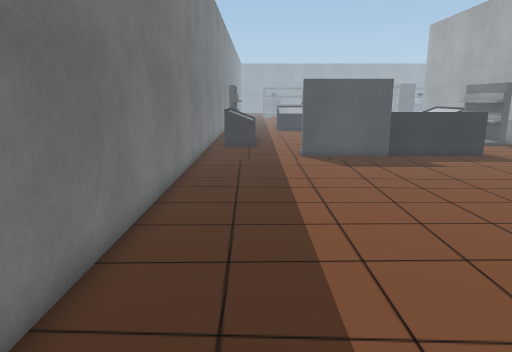
View 1 (above)

22 first-person views from a walk through a Unity game level. The camera is 1.5 m above the floor, tilts 12° down and sees 70° across. The floor is counted in squares, 0.5 m on a side. Each view is taken from the middle of a square. On the plan, view 1 faces up. The plan holds only what a view shows up to about 20 squares ahead; the rest is blank. The place goes on beyond the plan. The player character is not drawn. Some surface patterns are stand-ins.

View 2
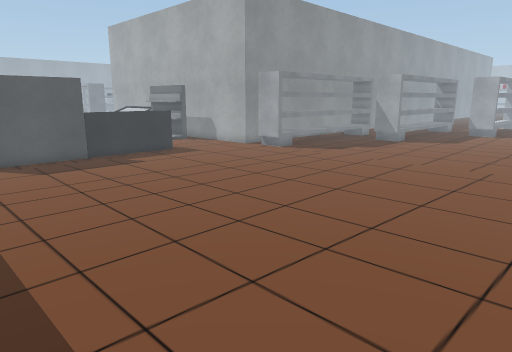

View 3
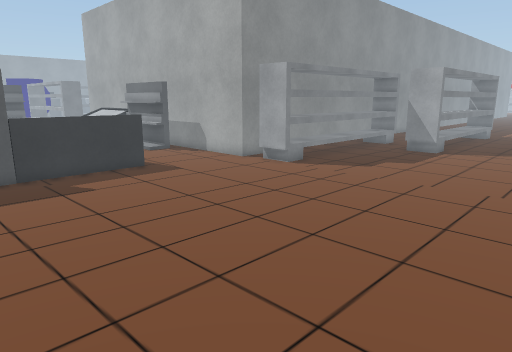

View 4
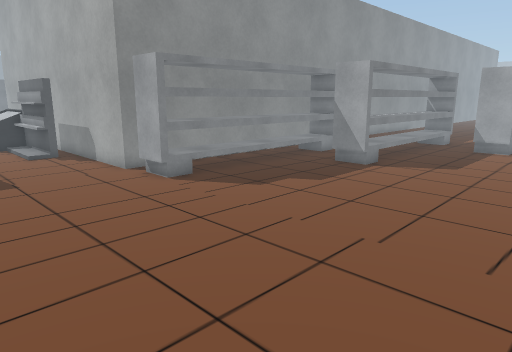

View 5
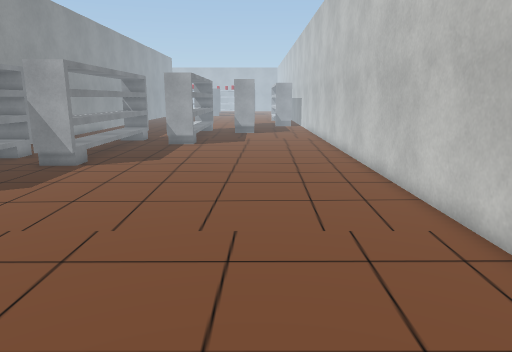

View 6
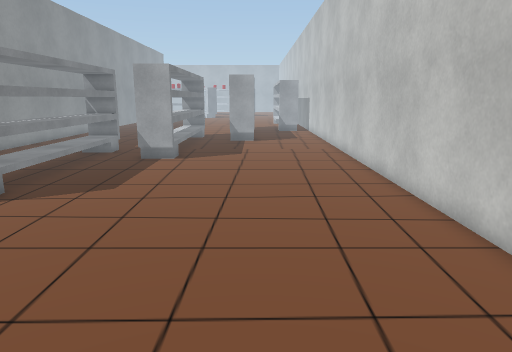

View 7
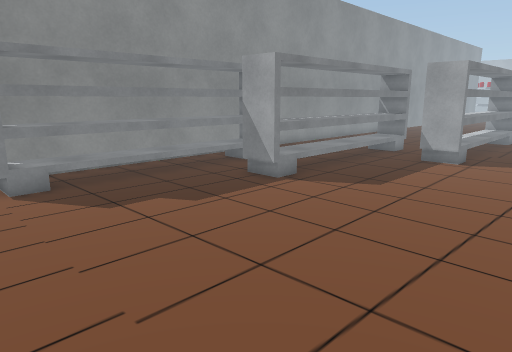

View 8
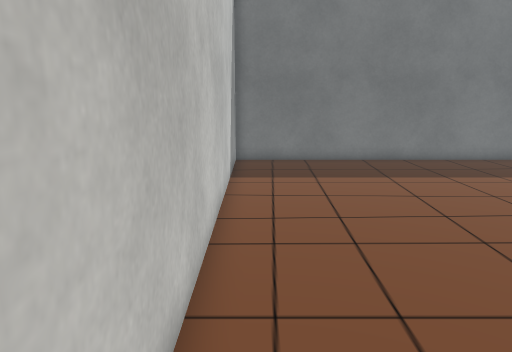

View 9
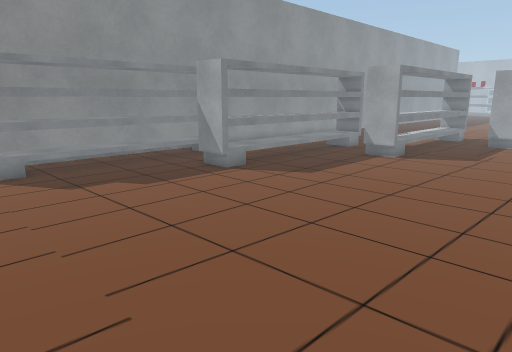

View 10
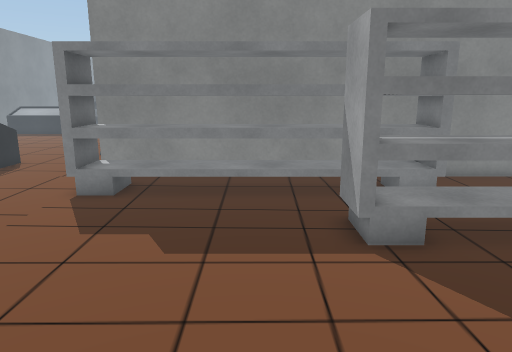

View 11
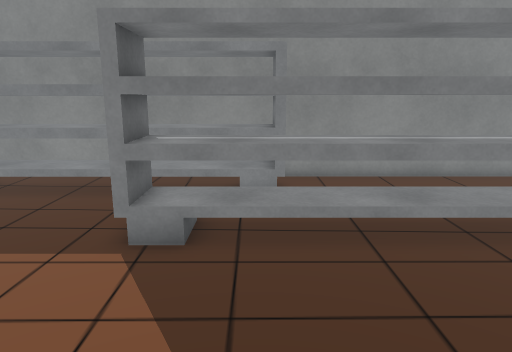

View 12
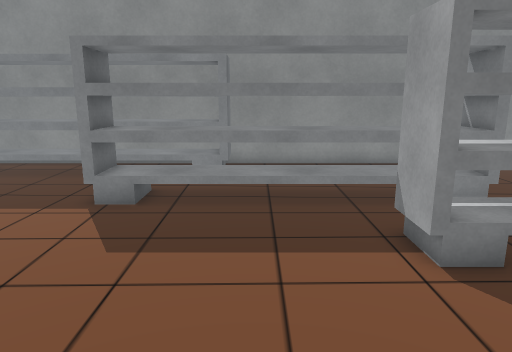

View 13
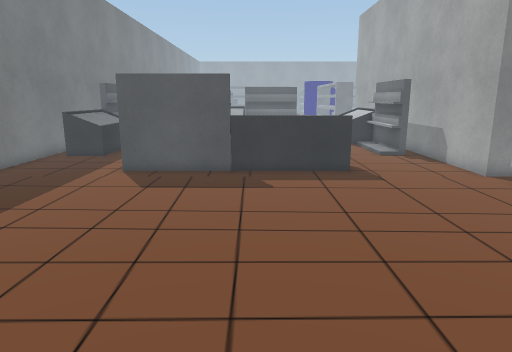

View 14
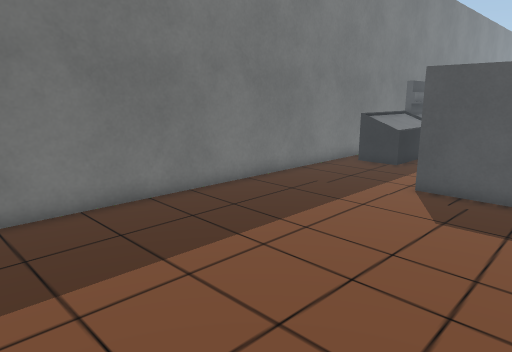

View 15
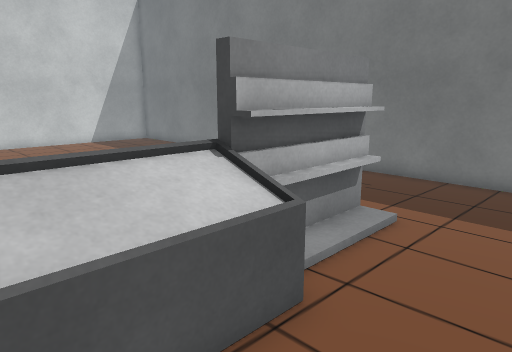

View 16
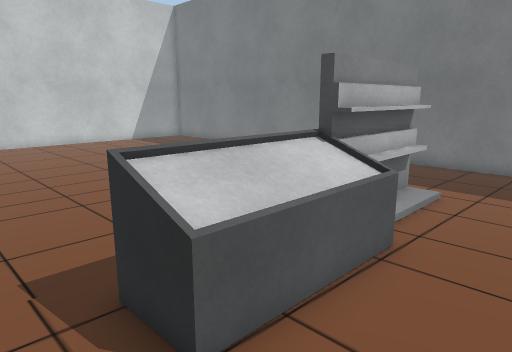

View 17
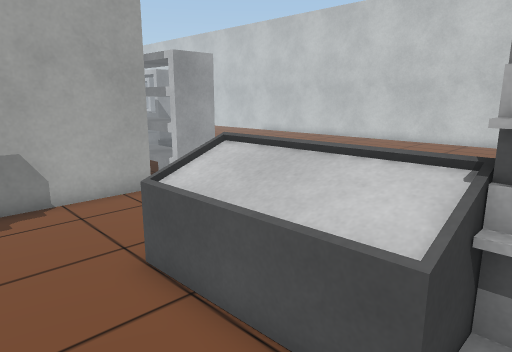

View 18
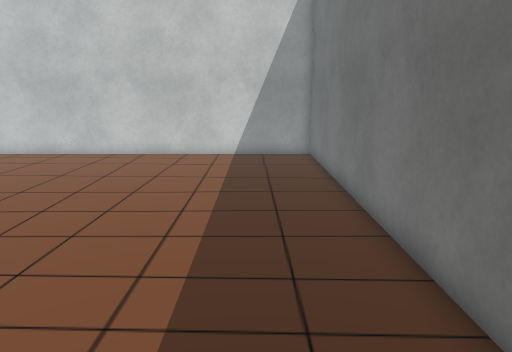

View 19
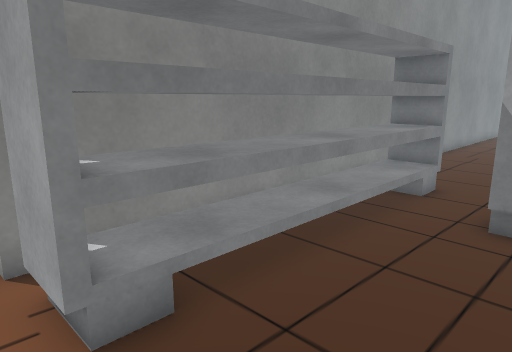

View 20
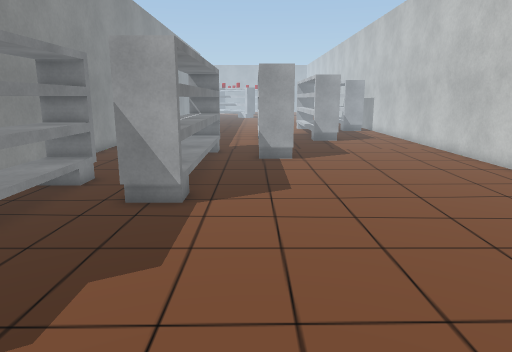

View 21
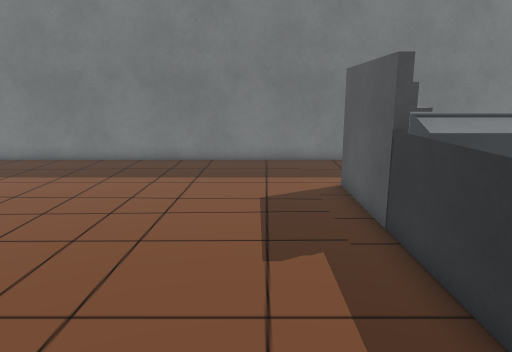

View 22
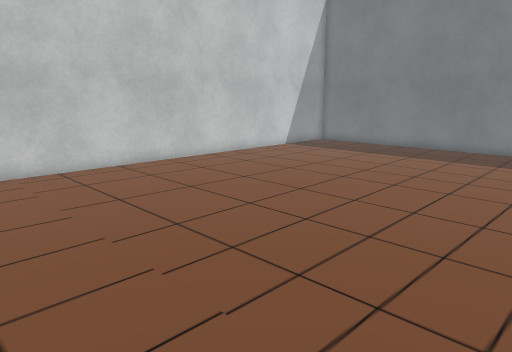

### Floor plan
Key: @ floor where view 1 was taken; # wall or solid block; . floor; O other object.
Columns run from 3 left of view 1 to 35 right of it. Each row starts with its distance up from view 1.
 24 #OOO     .    .  .OO#
 23 #OOO...............O#
 22 #...................#
 21 #.........OOOOOO....#
 20 #.....OOOOOOOOOO....#
 19 #....OOOOOOOOOOO....#
 18 #...................###################
 17 #...................OOOOOOOOOOOOO......
 16 #...................OOOOOOOOOOOOO......
 15 #...................OOOOOOOOOOOOO......
 14 #......................................
 13 #...........................OOOOOOOOOOO
 12 #...........................OOOOOOOOOOO
 11 #...........................OOOOOOOOOOO
 10 #......................................
  9 #...................................OOO
  8 #...................................OOO
  7 #...................................OOO
  6 #......................................
  5 #......................................
  4 #......................................
  3 #......................................
  2 #.....................................
  1 #.....................................
  0 #..@..................................
 -1 #.....................................
 -2 #######################################

Positions as (right, up) in squares from view 1, and headings:
1: (0, 0), facing up
2: (0, 0), facing up-right
3: (4, 4), facing up-right
4: (10, 3), facing up-right
5: (9, 3), facing right
6: (15, 3), facing right
7: (15, 2), facing up-right
8: (15, -1), facing left
9: (15, -1), facing up-right
10: (23, 4), facing up
11: (28, 4), facing up
12: (30, 1), facing up
13: (8, 4), facing up
14: (7, 7), facing up-left
15: (11, 24), facing down-left
16: (14, 24), facing down-left
17: (6, 24), facing down-right
18: (0, 18), facing down
19: (16, 11), facing up-right
20: (15, 9), facing right
21: (15, 16), facing left
22: (20, 14), facing down-left
